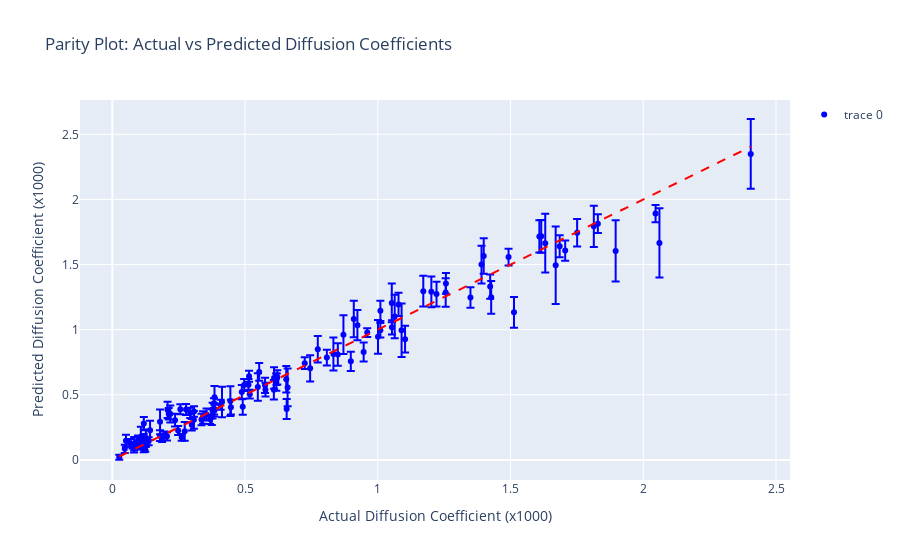

Notebook cell for this chart:
### Code cell
import numpy as np
import pandas as pd
import xgboost as xgb
from sklearn.model_selection import train_test_split, cross_val_score, GridSearchCV, KFold
from sklearn.metrics import make_scorer, mean_squared_error
import plotly.graph_objects as go
from math import sqrt


# Load and preprocess data
df = pd.read_csv("feature_target.dat", sep=" ", )
df_clean = df.drop(columns=['Unnamed: 0', 'formula'])  # Adjust columns as needed

# Define features and target
X = df_clean.drop(columns=["diff_coeff_mul_thousand"])
y = df_clean["diff_coeff_mul_thousand"]

# Split the data into training and testing sets
X_train, X_test, y_train, y_test = train_test_split(X, y, train_size=0.85, random_state=62)

# Define cross-validation strategy
kf = KFold(n_splits=5, shuffle=True, random_state=62)

# Define the model
model = xgb.XGBRegressor(n_estimators=100, max_depth=4, n_jobs=6, reg_alpha=0.8,
                         learning_rate=0.1, random_state=62)

# Define scoring metric
# Define custom RMSE scoring function
def rmse(y_true, y_pred):
    return np.sqrt(mean_squared_error(y_true, y_pred))

scoring = make_scorer(rmse, greater_is_better=False)


# Perform cross-validation
cv_results = cross_val_score(model, X_train, y_train, cv=kf, scoring=scoring)
cv_mean = np.mean(cv_results)
cv_std = np.std(cv_results)

print(f"Cross-Validation RMSE: {cv_mean:.3f} ± {cv_std:.3f}")

# Optionally, perform grid search for hyperparameter tuning
param_grid = {
    'n_estimators': [50, 100, 150],
    'learning_rate': [0.01, 0.1, 0.5],
    'max_depth': [2, 4, 6],
}

grid_search = GridSearchCV(model, param_grid, cv=kf, scoring=scoring)
grid_search.fit(X_train, y_train)

print(f"Best parameters: {grid_search.best_params_}")
best_model = grid_search.best_estimator_

# Train the best model on the entire training set
best_model.fit(X_train, y_train)

# Make predictions on the test set
y_test_pred = best_model.predict(X_test)

# Calculate mean and standard deviation of predictions using bootstrapping
n_bootstraps = 100
predictions_test = []

for i in range(n_bootstraps):
    indices = np.random.choice(len(X_train), len(X_train), replace=True)
    X_train_sample = X_train.iloc[indices]
    y_train_sample = y_train.iloc[indices]
    
    model = xgb.XGBRegressor(n_estimators=100, 
     max_depth=4, n_jobs=6, reg_alpha=0.8, learning_rate=0.5,
    random_state=62)
    model.fit(X_train_sample, y_train_sample)
    
    y_test_pred = model.predict(X_test)
    predictions_test.append(y_test_pred)

predictions_test = np.array(predictions_test)
mean_predictions_test = np.mean(predictions_test, axis=0)
std_dev_predictions_test = np.std(predictions_test, axis=0)

# Get the indices of the test set samples
test_indices = X_test.index

# Create a new dataframe to store the results
results_df_test = df.loc[test_indices].copy()
results_df_test['mean_prediction'] = mean_predictions_test
results_df_test['std_dev_prediction'] = std_dev_predictions_test

# Sort the dataframe by the standard deviation to identify formulas with higher error bars
results_df_test_sorted = results_df_test.sort_values(by='std_dev_prediction', ascending=False)

# Display the top results with highest error bars for the test set
top_results_test = results_df_test_sorted.head()

# Parity plot for the test set using Plotly
fig_parity = go.Figure()

fig_parity.add_trace(go.Scatter(
    x=results_df_test['diff_coeff_mul_thousand'],
    y=results_df_test['mean_prediction'],
    error_y=dict(type='data', array=results_df_test['std_dev_prediction'], visible=True),
    mode='markers',
    marker=dict(color='blue'),
    text=results_df_test['formula'],  # Add formula names for hover information
    hoverinfo='text+x+y'
))

# Add a line y=x for reference
fig_parity.add_trace(go.Scatter(
    x=[min(results_df_test['diff_coeff_mul_thousand']), max(results_df_test['diff_coeff_mul_thousand'])],
    y=[min(results_df_test['diff_coeff_mul_thousand']), max(results_df_test['diff_coeff_mul_thousand'])],
    mode='lines',
    line=dict(color='red', dash='dash'),
    showlegend=False
))

fig_parity.update_layout(
    title='Parity Plot: Actual vs Predicted Diffusion Coefficients',
    xaxis_title='Actual Diffusion Coefficient (x1000)',
    yaxis_title='Predicted Diffusion Coefficient (x1000)'
)

fig_parity.show()

# Print a few results for inspection
# print("Top test results with highest error bars:")
# print(top_results_test)

# Optionally, save the results to CSV files
# results_df_test_sorted.to_csv('test_results_with_error_bars.csv', index=False)

### Figure 1 — Plotly figure (JSON) as saved in the notebook; plotly's stock layout.template omitted (floating-point values rounded to 4 significant figures)
{"data": [{"error_y": {"array": [0.039, 0.02816, 0.04899, 0.03832, 0.0442, 0.04339, 0.0732, 0.07207, 0.1264, 0.06838, 0.0364, 0.1034, 0.1297, 0.03872, 0.05464, 0.02995, 0.02969, 0.1177, 0.0325, 0.09475, 0.04559, 0.2052, 0.1237, 0.06667, 0.03521, 0.07885, 0.04478, 0.04299, 0.03372, 0.2251, 0.05683, 0.03386, 0.03597, 0.04081, 0.1006, 0.04768, 0.1063, 0.1183, 0.04681, 0.1016, 0.1182, 0.077, 0.08549, 0.0748, 0.0651, 0.1485, 0.04513, 0.03683, 0.02046, 0.02905, 0.1581, 0.04619, 0.05437, 0.1149, 0.1363, 0.07776, 0.2973, 0.01996, 0.07726, 0.1181, 0.09541, 0.06422, 0.06073, 0.04179, 0.039, 0.07332, 0.08906, 0.2348, 0.08428, 0.1448, 0.03049, 0.08615, 0.0351, 0.0428, 0.126, 0.03833, 0.04398, 0.2656, 0.04432, 0.06103, 0.05981, 0.02436, 0.1489, 0.1677, 0.06236, 0.1448, 0.08024, 0.1086, 0.0509, 0.02596, 0.06814, 0.1265, 0.06627, 0.02667, 0.04571, 0.04349, 0.1016, 0.06784, 0.05855, 0.04317, 0.03173, 0.07232, 0.02812, 0.05577, 0.05255, 0.06163, 0.03157, 0.2679, 0.09319, 0.1398, 0.05306, 0.07674, 0.07218, 0.03444, 0.0346, 0.08253, 0.1165, 0.05505, 0.1054], "type": "data", "visible": true}, "hoverinfo": "text+x+y", "marker": {"color": "blue"}, "mode": "markers", "text": ["LiSiAg", "Li2VPO4F", "LiTi2(PO4)3", "Li4(SiTc)3", "Li12SnB2", "Li2AlVO4", "Li3N", "Na9Li13Sn4", "LiTi2", "Li4(TiSi)3", "Li2AlVO4", "Li15Sn2F8", "RbLi2Sn", "Li3CuO3", "Li4Sb", "Li9(SiAs2)2", "LiMo(PO4)2", "Li4(SiI3)3", "Li20InSi9", "Li5Mg3(SiSn)6", "Li3P", "Li(TiSe2)3", "Li9Cd2Sn", "Li12SiNi2", "LiZn", "Li3NbS4", "Li5GaO4", "Li3Bi2(PO4)3", "Li6Hf2O7", "SrLi4", "Li19Si63", "Li4InSn", "SrLi10Si8Sn", "Li2ZnSiO4", "Li12Co2Si", "Li16Fe3Si", "Li12SnSe2", "Na3Li2Si3", "Li15Ti(SiSn)2", "Na9Li13Sn4", "Li5(ZnSi4)2", "Rb3Li2Si3", "Li5Si3Ru2", "LiMo(PO4)2", "Ba3LiSi6", "LiZn", "Li3CuSn", "Li5Ca3(SiSn)6", "Li5Si4Au", "Li3NbO4", "Li12Co2Si", "Li4VCr3O8", "Li27Sn5", "LiSnI2", "Li2Te", "Li40Si9Bi", "Li(TiSe2)3", "Li2PdO3", "Li12Ag3Sn", "Li5Ca3(SiSn)6", "Li3Ca2Si", "Li15CdSi4", "Li5Si4Au", "Li2Te", "LiTiSiO4", "Li4Mo", "Li9Cr2Sn", "Na9Li13Sn4", "Li40Sn7Ru3", "Li5SbS4", "Li4InSn", "LiRh", "Li9Fe2Sn", "Li2ZnSiO4", "Li12SnB2", "Li2CdGeO4", "Li12SiNi2", "RbLi2", "Li4(ScSi)3", "LiTi2", "Li3CuS2", "LiNbN2", "Li3BiS3", "SrLi4", "K2LiAlP2", "Na2Li9", "Li8YSi", "Li3BiS3", "Li2V(Si2O5)3", "LiAgO2", "Li4(ScSi)3", "Li12SiPt2", "Li9NbSi2", "Li40Sn7Ru3", "Li2Mo3S4", "LiNiO2", "Li3P", "Li2Pd", "Li5Tl2", "Li2MoO3", "Li5GaO4", "Li28Ni3Sn4", "Li2Co3(SeO3)4", "Li15CdSi4", "Li10Zr3(Si8Sn)3", "LiSi", "Li11Mn4Si7", "SrLi4", "Li20InSi9", "Li2Te", "Li3V3(BO5)2", "Li2Mn", "Li4Ta", "Li12CoSn3", "Li5(ZnSi4)2", "LiP3(WO6)2", "Li5SbS4", "Li2Te", "Li5Si3Ru2"], "type": "scatter", "x": [0.2933, 0.1875, 0.2364, 0.1183, 0.2993, 0.513, 0.1422, 0.2728, 0.8329, 0.3073, 0.3685, 1.103, 1.001, 0.408, 1.053, 0.1076, 0.09958, 0.4131, 0.121, 1.221, 0.05143, 1.09, 1.609, 2.046, 0.1243, 1.349, 0.7249, 0.2778, 0.1209, 1.631, 0.4468, 0.5178, 0.09681, 0.3077, 0.7452, 0.3418, 1.751, 1.513, 0.4966, 0.6552, 1.202, 0.1077, 0.8495, 0.6086, 0.2184, 1.053, 0.3844, 0.3829, 0.07626, 0.06685, 1.814, 0.3551, 0.6215, 0.4447, 1.399, 1.01, 1.67, 0.02616, 1.706, 1.171, 0.1798, 1.493, 0.8081, 0.1795, 0.08198, 0.8984, 1.078, 1.896, 1.685, 1.391, 0.1369, 0.385, 0.248, 0.515, 1.427, 0.2562, 0.336, 2.061, 0.2125, 0.3747, 0.3777, 0.08623, 0.8706, 1.064, 0.2082, 0.6603, 1.257, 1.256, 0.1188, 0.2614, 0.5532, 1.616, 0.618, 0.196, 0.1183, 0.6187, 0.774, 0.1264, 0.5753, 0.3831, 0.206, 1.829, 0.1093, 1.01, 0.08232, 0.4913, 0.04705, 2.405, 1.423, 0.9096, 0.5769, 0.6568, 0.9467, 0.9603, 0.1168, 0.6092, 0.9232, 0.4878, 0.5481], "y": [0.3607, 0.1661, 0.3051, 0.161, 0.2701, 0.5774, 0.227, 0.2197, 0.8136, 0.3078, 0.3125, 0.9274, 0.945, 0.4236, 1.018, 0.1161, 0.109, 0.4449, 0.1468, 1.273, 0.1469, 0.9957, 1.716, 1.891, 0.09852, 1.246, 0.7427, 0.3872, 0.1103, 1.664, 0.4051, 0.5045, 0.151, 0.3714, 0.7034, 0.3264, 1.744, 1.133, 0.5752, 0.62, 1.291, 0.1769, 0.8094, 0.538, 0.353, 1.205, 0.3791, 0.4358, 0.1077, 0.1319, 1.794, 0.3484, 0.6338, 0.4516, 1.566, 1.144, 1.495, 0.02056, 1.607, 1.296, 0.2922, 1.557, 0.7857, 0.1864, 0.09563, 0.7569, 1.194, 1.605, 1.64, 1.5, 0.1436, 0.4807, 0.2261, 0.6424, 1.249, 0.3894, 0.3098, 1.666, 0.3552, 0.3287, 0.3784, 0.1079, 0.9616, 1.101, 0.3848, 0.5566, 1.355, 1.285, 0.2791, 0.1736, 0.6752, 1.716, 0.5971, 0.1919, 0.1048, 0.6194, 0.8498, 0.1663, 0.5728, 0.3928, 0.1814, 1.814, 0.116, 0.9952, 0.124, 0.4076, 0.08516, 2.35, 1.331, 1.082, 0.5397, 0.3914, 0.8286, 0.9774, 0.1273, 0.6294, 1.035, 0.5207, 0.5592]}, {"line": {"color": "red", "dash": "dash"}, "mode": "lines", "showlegend": false, "type": "scatter", "x": [0.02616, 2.405], "y": [0.02616, 2.405]}], "layout": {"title": {"text": "Parity Plot: Actual vs Predicted Diffusion Coefficients"}, "xaxis": {"title": {"text": "Actual Diffusion Coefficient (x1000)"}}, "yaxis": {"title": {"text": "Predicted Diffusion Coefficient (x1000)"}}}}
